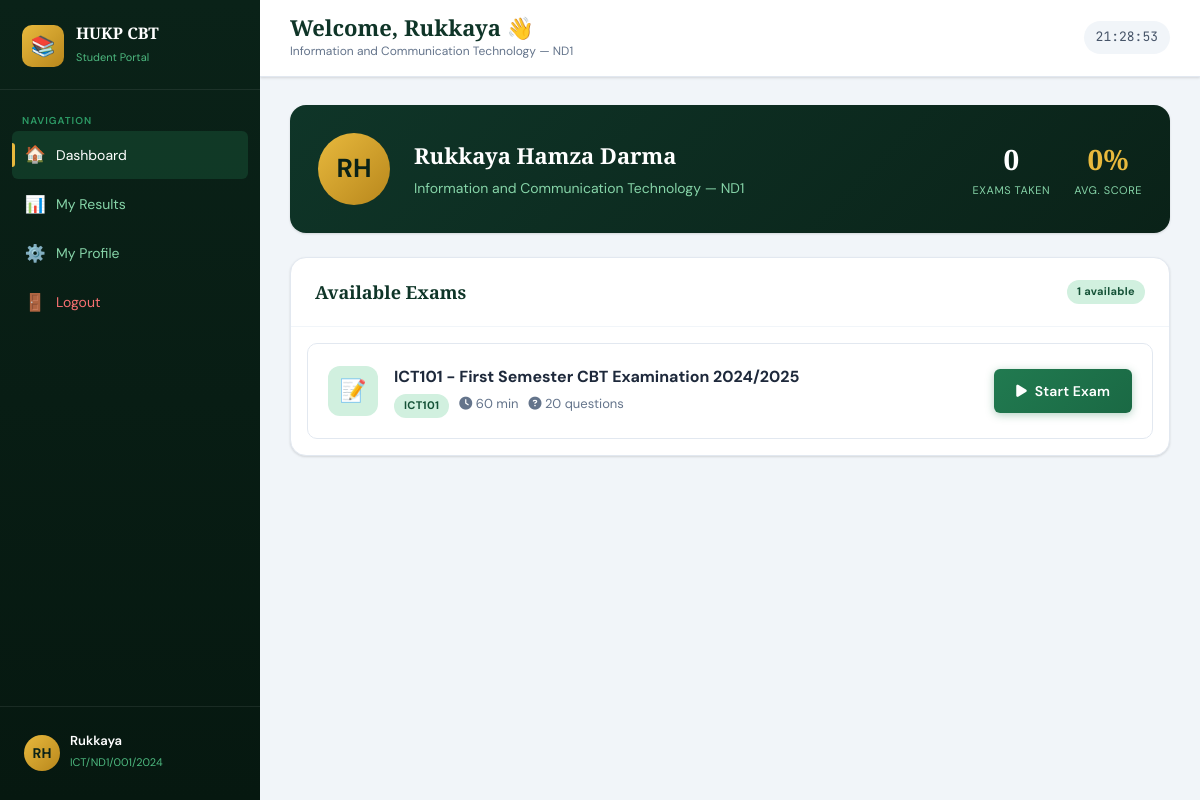
Screenshot of /student/dashboard.php (signed in) with the database file from the repository.
### tables this page shows
CREATE TABLE students (
    id INT AUTO_INCREMENT PRIMARY KEY,
    reg_number VARCHAR(30) NOT NULL UNIQUE,
    full_name VARCHAR(150) NOT NULL,
    email VARCHAR(150) NOT NULL UNIQUE,
    password VARCHAR(255) NOT NULL,
    department_id INT NOT NULL,
    level ENUM('ND1','ND2','HND1','HND2') DEFAULT 'ND1',
    gender ENUM('Male','Female') DEFAULT 'Male',
    phone VARCHAR(20),
    passport VARCHAR(255) DEFAULT NULL,
    is_active TINYINT(1) DEFAULT 1,
    last_login DATETIME NULL,
    created_at TIMESTAMP DEFAULT CURRENT_TIMESTAMP,
    FOREIGN KEY (department_id) REFERENCES departments(id) ON DELETE CASCADE
);

CREATE TABLE departments (
    id INT AUTO_INCREMENT PRIMARY KEY,
    name VARCHAR(150) NOT NULL,
    code VARCHAR(20) NOT NULL UNIQUE,
    created_at TIMESTAMP DEFAULT CURRENT_TIMESTAMP
);

CREATE TABLE exams (
    id INT AUTO_INCREMENT PRIMARY KEY,
    course_id INT NOT NULL,
    exam_title VARCHAR(200) NOT NULL,
    instructions TEXT,
    duration_minutes INT NOT NULL DEFAULT 60,
    total_questions INT NOT NULL DEFAULT 40,
    pass_score INT NOT NULL DEFAULT 40,
    max_score INT NOT NULL DEFAULT 100,
    start_time DATETIME NULL,
    end_time DATETIME NULL,
    status ENUM('draft','active','closed') DEFAULT 'draft',
    shuffle_questions TINYINT(1) DEFAULT 1,
    shuffle_options TINYINT(1) DEFAULT 1,
    created_by INT NOT NULL,
    created_at TIMESTAMP DEFAULT CURRENT_TIMESTAMP,
    FOREIGN KEY (course_id) REFERENCES courses(id) ON DELETE CASCADE,
    FOREIGN KEY (created_by) REFERENCES admins(id)
);

CREATE TABLE courses (
    id INT AUTO_INCREMENT PRIMARY KEY,
    department_id INT NOT NULL,
    course_code VARCHAR(20) NOT NULL UNIQUE,
    course_title VARCHAR(200) NOT NULL,
    credit_units INT DEFAULT 2,
    created_at TIMESTAMP DEFAULT CURRENT_TIMESTAMP,
    FOREIGN KEY (department_id) REFERENCES departments(id) ON DELETE CASCADE
);

### includes/config.php (called while the page is built, shortened)
<?php
function sanitize(string $input): string {
    return htmlspecialchars(trim($input), ENT_QUOTES, 'UTF-8');
}

### student/dashboard.php (the view, shortened to what this page needs)
<?php
require_once '../includes/config.php';
$db = getDB();
$studentId = $_SESSION['student_id'];
$student   = $db->prepare("SELECT s.*, d.name AS dept_name, d.code AS dept_code FROM students s JOIN departments d ON s.department_id=d.id WHERE s.id=?");
$student->execute([$studentId]);
$student = $student->fetch();
$availableExams = $db->prepare("
    SELECT e.*, c.course_code, c.course_title,
           es.id AS session_id, es.status AS session_status,
           r.percentage AS scored_pct, r.grade AS scored_grade, r.status AS result_status
    FROM exams e
    JOIN courses c ON e.course_id = c.id
    LEFT JOIN exam_sessions es ON e.id=es.exam_id AND es.student_id=?
    LEFT JOIN results r ON es.id=r.session_id
    WHERE e.status='active'
    ORDER BY e.created_at DESC
");
$availableExams->execute([$studentId]);
$exams = $availableExams->fetchAll();
$pastResults = $db->prepare("
    SELECT r.*, e.exam_title, c.course_code, es.submitted_at
    FROM results r
    JOIN exam_sessions es ON r.session_id=es.id
    JOIN exams e ON r.exam_id=e.id
    JOIN courses c ON e.course_id=c.id
    WHERE r.student_id=?
    ORDER BY es.submitted_at DESC
    LIMIT 10
");
$pastResults->execute([$studentId]);
$pastResults = $pastResults->fetchAll();
$initials = strtoupper(implode('', array_map(fn($w) => $w[0], array_slice(explode(' ', $student['full_name']), 0, 2))));
?>
<!DOCTYPE html>
<html lang="en">
<head>
<link rel="stylesheet" href="../css/style.css">
<link rel="stylesheet" href="https://cdnjs.cloudflare.com/ajax/libs/font-awesome/6.5.0/css/all.min.css">
</head>
<body>
<div class="dashboard-layout">
<aside class="sidebar">
  <div class="sidebar-header">
    <div class="sidebar-logo">📚</div>
    <div class="sidebar-brand">
      <h2>HUKP CBT</h2>
      <span>Student Portal</span>
    </div>
  </div>
  <nav class="sidebar-nav">
    <span class="nav-section-label">Navigation</span>
    <a href="dashboard.php" class="nav-item active">
      <span class="nav-icon">🏠</span> Dashboard
    </a>
    <a href="my_results.php" class="nav-item">
      <span class="nav-icon">📊</span> My Results
    </a>
    <a href="profile.php" class="nav-item">
      <span class="nav-icon">⚙️</span> My Profile
    </a>
    <a href="logout.php" class="nav-item" style="color:#f87171">
      <span class="nav-icon">🚪</span> Logout
    </a>
  </nav>
  <div class="sidebar-footer">
    <div class="sidebar-user">
      <div class="user-avatar gold"><?= $initials ?></div>
      <div class="user-info">
        <h4><?= sanitize(explode(' ', $student['full_name'])[0]) ?></h4>
        <span><?= sanitize($student['reg_number']) ?></span>
      </div>
    </div>
  </div>
</aside>
<div class="main-content">
  <div class="topbar">
    <div class="topbar-title">
      <h1>Welcome, <?= sanitize(explode(' ', $student['full_name'])[0]) ?> 👋</h1>
      <p><?= sanitize($student['dept_name']) ?> — <?= $student['level'] ?></p>
    </div>
    <div class="topbar-actions">
      <span class="topbar-time" id="clock">--:--:--</span>
    </div>
  </div>
  <div class="page-content">
    <div class="card mb-6" style="background:linear-gradient(135deg,var(--green-800),var(--green-900));border:none">
      <div class="card-body" style="display:flex;align-items:center;gap:24px;padding:28px">
        <div class="user-avatar gold" style="width:72px;height:72px;font-size:26px;flex-shrink:0"><?= $initials ?></div>
        <div style="flex:1">
          <h2 style="color:white;font-family:var(--font-display);font-size:22px;margin-bottom:4px"><?= sanitize($student['full_name']) ?></h2>
          <p style="color:var(--green-200);font-size:14px"><?= sanitize($student['dept_name']) ?> — <?= $student['level'] ?></p>
        </div>
        <div style="display:flex;gap:24px">
          <div style="text-align:center">
            <div style="font-size:28px;font-weight:700;color:white;font-family:var(--font-display)"><?= count($pastResults) ?></div>
            <div style="font-size:11px;color:var(--green-200);text-transform:uppercase;letter-spacing:.05em">Exams Taken</div>
          </div>
          <div style="text-align:center">
            <?php
            $avgPct = $pastResults ? round(array_sum(array_column($pastResults,'percentage')) / count($pastResults), 1) : 0;
            ?>
            <div style="font-size:28px;font-weight:700;color:var(--gold-300);font-family:var(--font-display)"><?= $avgPct ?>%</div>
            <div style="font-size:11px;color:var(--green-200);text-transform:uppercase;letter-spacing:.05em">Avg. Score</div>
          </div>
        </div>
      </div>
    </div>
    <div class="card mb-6">
      <div class="card-header">
        <h3>Available Exams</h3>
        <span class="badge badge-green"><?= count(array_filter($exams, fn($e) => !$e['session_id'] || $e['session_status']==='in_progress')) ?> available</span>
      </div>
      <?php if (empty($exams)): ?>
      <div class="empty-state"><div class="icon">📋</div><p>No active exams available at this time.</p></div>
      <?php else: ?>
      <div style="padding:16px;display:flex;flex-direction:column;gap:12px">
        <?php foreach ($exams as $exam): ?>
        <?php
        $taken  = !empty($exam['session_id']) && $exam['session_status'] !== 'in_progress';
        $inProg = !empty($exam['session_id']) && $exam['session_status'] === 'in_progress';
        ?>
        <div style="border:1px solid var(--slate-200);border-radius:var(--radius);padding:20px;display:flex;align-items:center;gap:16px;background:<?= $taken?'var(--slate-50)':'var(--white)' ?>">
          <div style="width:50px;height:50px;background:<?= $taken?'var(--slate-200)':'var(--green-100)' ?>;border-radius:12px;display:flex;align-items:center;justify-content:center;font-size:22px;flex-shrink:0">
            <?= $taken ? '✅' : '📝' ?>
          </div>
          <div style="flex:1">
            <h4 style="color:var(--slate-800);margin-bottom:4px"><?= sanitize($exam['exam_title']) ?></h4>
            <div style="display:flex;gap:10px;flex-wrap:wrap">
              <span class="badge badge-green"><?= sanitize($exam['course_code']) ?></span>
              <span class="text-sm text-muted"><i class="fas fa-clock"></i> <?= $exam['duration_minutes'] ?> min</span>
              <span class="text-sm text-muted"><i class="fas fa-question-circle"></i> <?= $exam['total_questions'] ?> questions</span>
            </div>
          </div>
          <div>
            <?php if ($taken): ?>
              <a href="result.php?session_id=<?= $exam['session_id'] ?>" class="btn btn-outline btn-sm">
                <i class="fas fa-chart-bar"></i> View Result
              </a>
            <?php elseif ($inProg): ?>
              <a href="exam.php?exam_id=<?= $exam['id'] ?>" class="btn btn-gold btn-sm">
                <i class="fas fa-play"></i> Continue
              </a>
            <?php else: ?>
              <a href="exam_start.php?exam_id=<?= $exam['id'] ?>" class="btn btn-primary">
                <i class="fas fa-play"></i> Start Exam
              </a>
            <?php endif; ?>
          </div>
        </div>
        <?php endforeach; ?>
      </div>
      <?php endif; ?>
    </div>
  </div>
</div>
</div>
</body>
</html>

### rows the page displays
students: full_name "RH", full_name "Rukkaya", reg_number "ICT/ND1/001/2024", department.name "Information and Communication Technology", level "ND1", full_name "Rukkaya Hamza Darma"
exams: exam_title "ICT101 - First Semester CBT Examination 2024/2025", course.course_code "ICT101", duration_minutes "60", total_questions "20"

### other values shown
count($pastResults) "0"
$avgPct "0"
